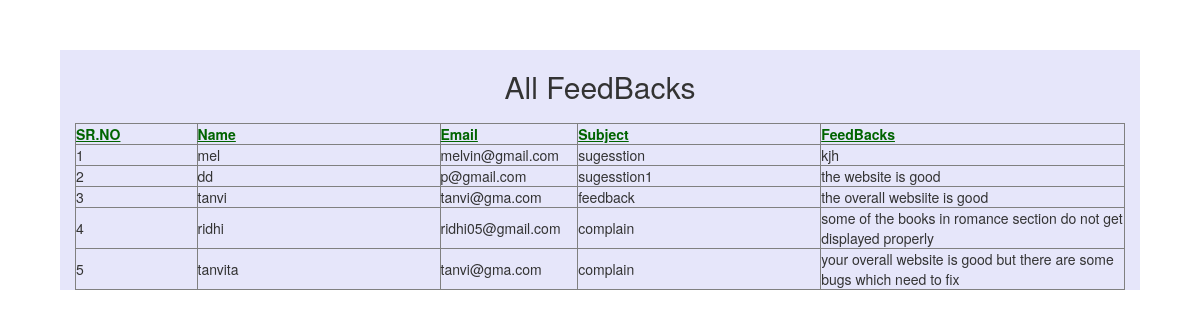
The page /admin/display_feedback.php on the database its author committed.
### tables this page shows
CREATE TABLE IF NOT EXISTS `user_queries` (
  `q_id` int(5) NOT NULL AUTO_INCREMENT,
  `name` varchar(30) NOT NULL,
  `email` varchar(30) NOT NULL,
  `subject` text NOT NULL,
  `msg` longtext NOT NULL,
  PRIMARY KEY (`q_id`)
);

### dbh.inc.php (called while the page is built, shortened)
<?php
class Dbh
{
	protected function connect(){
		$this->dbServername="localhost";
		$this->dbUsername="root";
		$this->dbPassword="";
		$this->dbName="e_book_reader";
		$conn=new mysqli($this->dbServername,$this->dbUsername,$this->dbPassword,$this->dbName);
		return $conn;
	}
}

### admin/display_feedback.php (the view, shortened to what this page needs)
<?php
include '../dbh.inc.php';
?>
<!DOCTYPE html>
<html>
<head>
	  <link rel="stylesheet" href="https://maxcdn.bootstrapcdn.com/bootstrap/3.4.1/css/bootstrap.min.css">
</head>
<body>
	<div class="container">
		<center><h2>All FeedBacks</h2></center>
			<div id="content">
		<div class="post">
			<div class="entry">
					<table border='1' WIDTH='100%'>
						<tr>
						<td WIDTH='10%' style="color:darkgreen"><b><u>SR.NO</u></b></td>
						<TD style="color:darkgreen" WIDTH='20%'><b><u>Name</u></b></TD>
						<TD style="color:darkgreen" WIDTH='10%'><b><u>Email</u></b></TD>
						<TD style="color:darkgreen" WIDTH='20%'><b><u>Subject</u></b></TD>
						<TD style="color:darkgreen" WIDTH='25%'><b><u>FeedBacks</u></b></TD>
						</tr>
						<?php
  class AllComments extends Dbh
	{
		protected function getAllComments($sql){
			$result=$this->connect()->query($sql);
			$numRows=$result->num_rows;
			if($numRows>0){
				while ($row=$result->fetch_assoc()) {
					$data[]=$row;
				}
				return $data;
			}
		}
		public function showComments(){
			$count=1;
			$sql="select * from user_queries";
			$datas=$this->getAllComments($sql);
			foreach ($datas as $data) {
			echo '<tr>
										<td> '.$count.'
										<td>'.$data['name'].'
										<td>'.$data['email'].'
										<td>'.$data['subject'].'
										<td>'.$data['msg'].'
									</tr>';
									$count++;
			echo '</div>';
       }
	}
  }
	$catBks=new AllComments();
	$catBks->showComments();
						?>
</body>
</html>

### admin/display_feedback.php (style rules this page uses)
.container { margin: 50px auto; width: 90%; background-color: Lavender; }

### rows shown on the page
user_queries: name "mel", email "melvin@gmail.com", subject "sugesstion", msg "kjh"
user_queries: name "dd", email "p@gmail.com", subject "sugesstion1", msg "the website is good"
user_queries: name "tanvi", email "tanvi@gma.com", subject "feedback", msg "the overall websiite is good"
user_queries: name "ridhi", email "ridhi05@gmail.com", subject "complain", msg "some of the books in romance section do not get displayed properly"
user_queries: name "tanvita", email "tanvi@gma.com", subject "complain", msg "your overall website is good but there are some bugs which need to fix"
